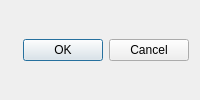
<?xml version="1.0" encoding="UTF-8"?>
<ui version="4.0">
 <class>Dialog</class>
 <widget class="QDialog" name="Dialog">
  <property name="geometry">
   <rect>
    <x>0</x>
    <y>0</y>
    <width>818</width>
    <height>0</height>
   </rect>
  </property>
  <property name="windowTitle">
   <string>Dialog</string>
  </property>
  <layout class="QHBoxLayout" name="horizontalLayout">
   <item>
    <widget class="QDialogButtonBox" name="buttonBox">
     <property name="orientation">
      <enum>Qt::Horizontal</enum>
     </property>
     <property name="standardButtons">
      <set>QDialogButtonBox::Cancel|QDialogButtonBox::Ok</set>
     </property>
    </widget>
   </item>
  </layout>
 </widget>
 <resources/>
 <connections>
  <connection>
   <sender>buttonBox</sender>
   <signal>accepted()</signal>
   <receiver>Dialog</receiver>
   <slot>accept()</slot>
   <hints>
    <hint type="sourcelabel">
     <x>248</x>
     <y>254</y>
    </hint>
    <hint type="destinationlabel">
     <x>157</x>
     <y>274</y>
    </hint>
   </hints>
  </connection>
  <connection>
   <sender>buttonBox</sender>
   <signal>rejected()</signal>
   <receiver>Dialog</receiver>
   <slot>reject()</slot>
   <hints>
    <hint type="sourcelabel">
     <x>316</x>
     <y>260</y>
    </hint>
    <hint type="destinationlabel">
     <x>286</x>
     <y>274</y>
    </hint>
   </hints>
  </connection>
 </connections>
</ui>
